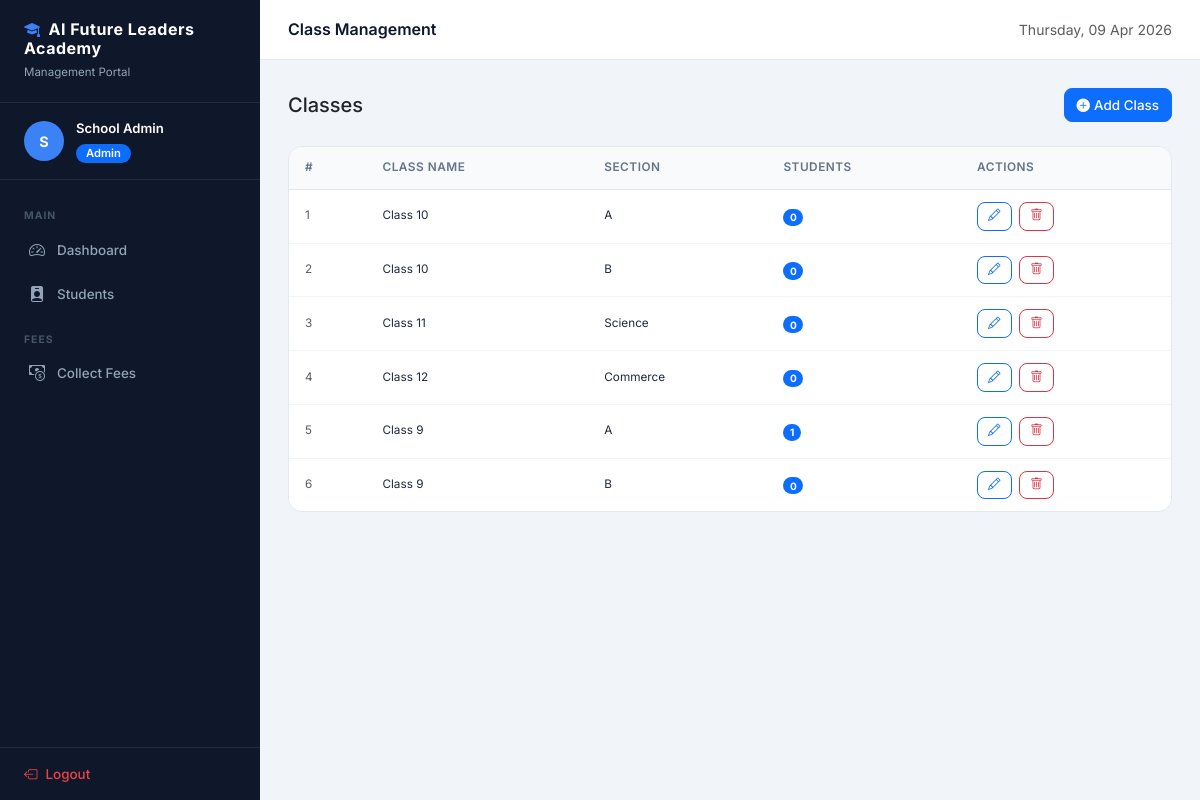
Page /dashboards/admin_classes.php (signed in) on the committed database.
### tables this page shows
CREATE TABLE `classes` (
  `id`         INT(11)     NOT NULL AUTO_INCREMENT,
  `name`       VARCHAR(80) NOT NULL,
  `section`    VARCHAR(20)          DEFAULT NULL,
  `created_at` TIMESTAMP   NOT NULL DEFAULT CURRENT_TIMESTAMP,
  PRIMARY KEY (`id`)
);

### config.php (called while the page is built, shortened)
<?php
function currentUser(): array {
    return [
        'id'        => $_SESSION['user_id']   ?? 0,
        'name'      => $_SESSION['full_name'] ?? '',
        'role'      => $_SESSION['role']      ?? '',
        'username'  => $_SESSION['username']  ?? '',
    ];
}
function e(string $str): string {
    return htmlspecialchars($str, ENT_QUOTES | ENT_HTML5, 'UTF-8');
}

### dashboards/admin_classes.php (the view, shortened to what this page needs)
<?php
require_once __DIR__ . '/../config.php';
require_once __DIR__ . '/../includes/header.php';
$db = getDB();
$classes = $db->query(
    'SELECT c.*, COUNT(s.id) AS student_count
     FROM classes c
     LEFT JOIN students s ON s.class_id = c.id
     GROUP BY c.id
     ORDER BY c.name, c.section'
)->fetchAll();
renderHeader('Class Management', 'classes');
?>
<div class="d-flex justify-content-between align-items-center mb-4">
  <h5 class="mb-0 fw-700">Classes</h5>
  <button class="btn btn-primary" data-bs-toggle="modal" data-bs-target="#classModal"
          onclick="setCreate()">
    <i class="bi bi-plus-circle-fill me-1"></i>Add Class
  </button>
</div>
<div class="content-card">
  <div class="table-responsive">
    <table class="table table-custom">
      <thead><tr><th>#</th><th>Class Name</th><th>Section</th><th>Students</th><th>Actions</th></tr></thead>
      <tbody>
        <?php foreach($classes as $i => $c): ?>
        <tr>
          <td class="text-muted small"><?= $i+1 ?></td>
          <td class="fw-600 small"><?= e($c['name']) ?></td>
          <td class="small"><?= e($c['section'] ?? '—') ?></td>
          <td><span class="badge bg-primary rounded-pill"><?= (int)$c['student_count'] ?></span></td>
          <td>
            <button class="btn btn-sm btn-outline-primary me-1"
                    onclick='editCls(<?= json_encode($c) ?>)'
                    data-bs-toggle="modal" data-bs-target="#classModal">
              <i class="bi bi-pencil"></i>
            </button>
            <form method="POST" class="d-inline">
              <button type="submit" class="btn btn-sm btn-outline-danger"
                      data-confirm="Delete class <?= e($c['name']) ?>?">
                <i class="bi bi-trash"></i>
              </button>
            </form>
          </td>
        </tr>
        <?php endforeach; ?>
      </tbody>
    </table>
  </div>
</div>
<?php require_once __DIR__ . '/../includes/footer.php'; renderFooter(); ?>

### includes/header.php (shortened to what this page needs)
<?php
function renderHeader(string $title = 'Dashboard', string $activePage = ''): void {
    $user    = currentUser();
    $role    = $user['role'];
    $navLinks = getNavLinks($role, $activePage);
    $roleBadgeColor = [
        'super_admin' => 'danger',
        'admin'       => 'primary',
        'teacher'     => 'success',
        'student'     => 'info',
    ][$role] ?? 'secondary';
    $roleLabel = ucwords(str_replace('_', ' ', $role));
?>
<!DOCTYPE html>
<html lang="en">
<head>
  <link href="https://cdn.jsdelivr.net/npm/bootstrap@5.3.3/dist/css/bootstrap.min.css" rel="stylesheet">
  <link href="https://cdn.jsdelivr.net/npm/bootstrap-icons@1.11.3/font/bootstrap-icons.min.css" rel="stylesheet">
</head>
<body>
<div id="sidebar">
  <div class="sidebar-brand">
    <h5><i class="bi bi-mortarboard-fill me-2" style="color:#3b82f6"></i><?= APP_NAME ?></h5>
    <small>Management Portal</small>
  </div>
  <div class="sidebar-user">
    <div class="avatar"><?= strtoupper(substr($user['name'], 0, 1)) ?></div>
    <div class="user-info">
      <p><?= e($user['name']) ?></p>
      <small><span class="badge bg-<?= $roleBadgeColor ?> badge-role"><?= $roleLabel ?></span></small>
    </div>
  </div>
  <nav class="sidebar-nav">
    <?php foreach ($navLinks as $section => $links): ?>
      <div class="nav-section-title"><?= $section ?></div>
      <?php foreach ($links as $link): ?>
        <a href="<?= $link['url'] ?>"
           class="<?= ($activePage === $link['key']) ? 'active' : '' ?>">
          <i class="bi bi-<?= $link['icon'] ?>"></i>
          <?= $link['label'] ?>
        </a>
      <?php endforeach; ?>
    <?php endforeach; ?>
  </nav>
  <div class="sidebar-footer">
    <a href="<?= BASE_URL ?>/logout.php">
      <i class="bi bi-box-arrow-left"></i> Logout
    </a>
  </div>
</div>
<div id="main-wrapper">
  <div id="topbar">
    <h6 class="page-title"><?= e($title) ?></h6>
    <div class="topbar-right">
      <span class="text-muted small d-none d-md-inline">
        <?= date('l, d M Y') ?>
      </span>
    </div>
  </div>
  <div id="page-content">
<?php
}
function getNavLinks(string $role, string $activePage): array {
    $base = BASE_URL . '/dashboards/';
    $links = [];
    if ($role === ROLE_ADMIN) {
        $links['Main'] = [
            ['key' => 'dashboard', 'label' => 'Dashboard',     'icon' => 'speedometer2',       'url' => $base . 'admin_dashboard.php'],
            ['key' => 'students',  'label' => 'Students',       'icon' => 'person-badge-fill',  'url' => $base . 'admin_students.php'],
        ];
        $links['Fees'] = [
            ['key' => 'fees', 'label' => 'Collect Fees', 'icon' => 'cash-coin', 'url' => $base . 'admin_fees.php'],
        ];
    }
    return $links;
}

### includes/footer.php (shortened to what this page needs)
<?php
function renderFooter(): void {
?>
  </div>
</div>
</body>
</html>
<?php
}

### includes/header.php (style rules this page uses)
:root { --sidebar-bg: #0f172a; --sidebar-hover: #1e293b; --sidebar-active: #3b82f6; --sidebar-width: 260px; --topbar-height: 60px; --body-bg: #f1f5f9; --card-radius: 14px; --text-muted: #64748b; }
* { box-sizing: border-box; }
body { font-family: 'Inter', sans-serif; background: var(--body-bg); margin: 0; overflow-x: hidden; }
#sidebar { position: fixed; top: 0; left: 0; width: var(--sidebar-width); height: 100vh; background: var(--sidebar-bg); display: flex; flex-direction: column; z-index: 1040; transition: transform .3s ease; overflow-y: auto; }
.sidebar-brand { padding: 20px 24px; border-bottom: 1px solid rgba(255,255,255,.08); }
.sidebar-brand h5 { color: #fff; font-weight: 700; font-size: 1rem; margin: 0; letter-spacing: .5px; }
.sidebar-brand small { color: #94a3b8; font-size: .72rem; }
.sidebar-user { padding: 16px 24px; border-bottom: 1px solid rgba(255,255,255,.08); display: flex; align-items: center; gap: 12px; }
.sidebar-user .avatar { width: 40px; height: 40px; border-radius: 50%; background: var(--sidebar-active); display: flex; align-items: center; justify-content: center; font-weight: 700; color: #fff; font-size: .9rem; flex-shrink: 0; }
.sidebar-user .user-info p { margin: 0; color: #fff; font-size: .82rem; font-weight: 600; white-space: nowrap; overflow: hidden; text-overflow: ellipsis; max-width: 160px; }
.sidebar-user .user-info small { color: #94a3b8; font-size: .7rem; }
.sidebar-nav { flex: 1; padding: 12px 0; }
.nav-section-title { color: #475569; font-size: .65rem; font-weight: 700; text-transform: uppercase; letter-spacing: 1px; padding: 16px 24px 4px; }
.sidebar-nav a { display: flex; align-items: center; gap: 10px; padding: 10px 24px; color: #94a3b8; text-decoration: none; font-size: .84rem; font-weight: 500; border-left: 3px solid transparent; transition: all .2s; }
.sidebar-nav a i { font-size: 1rem; width: 20px; text-align: center; }
.sidebar-footer { padding: 16px 24px; border-top: 1px solid rgba(255,255,255,.08); }
.sidebar-footer a { display: flex; align-items: center; gap: 8px; color: #ef4444; text-decoration: none; font-size: .84rem; font-weight: 500; transition: color .2s; }
#main-wrapper { margin-left: var(--sidebar-width); min-height: 100vh; display: flex; flex-direction: column; }
#topbar { position: sticky; top: 0; background: #fff; height: var(--topbar-height); display: flex; align-items: center; padding: 0 28px; border-bottom: 1px solid #e2e8f0; z-index: 1030; gap: 16px; }
#topbar .page-title { font-size: 1rem; font-weight: 600; color: #0f172a; margin: 0; flex: 1; }
#topbar .topbar-right { display: flex; align-items: center; gap: 12px; }
#page-content { flex: 1; padding: 28px; }
.content-card { background: #fff; border-radius: var(--card-radius); border: 1px solid #e2e8f0; overflow: hidden; }
.table-custom { font-size: .84rem; margin: 0; }
.table-custom thead th { background: #f8fafc; color: #64748b; font-weight: 600; font-size: .74rem; text-transform: uppercase; letter-spacing: .5px; border-bottom: 1px solid #e2e8f0; padding: 12px 16px; }
.table-custom tbody td { padding: 12px 16px; vertical-align: middle; border-bottom: 1px solid #f1f5f9; color: #1e293b; }
.table-custom tbody tr:last-child td { border-bottom: none; }
.badge-role { font-size: .7rem; padding: 4px 10px; border-radius: 20px; font-weight: 600; }
.btn { border-radius: 8px; font-size: .84rem; font-weight: 500; }
.btn-sm { padding: 4px 10px; font-size: .78rem; }

### rows in the picture
classes: name "Class 10", section "A", student_count "0"
classes: name "Class 10", section "B", student_count "0"
classes: name "Class 11", section "Science", student_count "0"
classes: name "Class 12", section "Commerce", student_count "0"
classes: name "Class 9", section "A", student_count "1"
classes: name "Class 9", section "B", student_count "0"

### other values in the picture
APP_NAME "AI Future Leaders Academy"
substr($user['name'], 0, 1) "S"
$user['name'] "School Admin"
$roleLabel "Admin"
$section "MAIN"
$link['label'] "Dashboard"
$link['label'] "Students"
$section "FEES"
$link['label'] "Collect Fees"
$title "Class Management"
